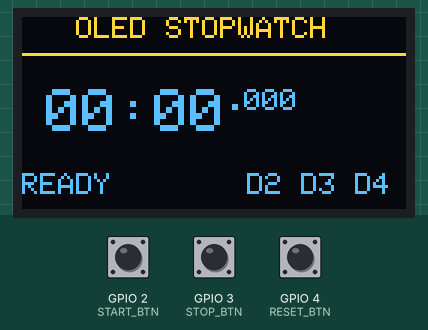
Bench run of a sketch on a simulated ESP32. On the bench: 128×64 one-colour display. Inputs (shaded band) come from the test bench; at power-on: GPIO 2 (START_BTN) HIGH, GPIO 3 (STOP_BTN) HIGH, GPIO 4 (RESET_BTN) HIGH. The OLED is the two-colour kind (top 16 rows yellow).

Above: at 1.2 s.
1.3 s: GPIO 2 (START_BTN) pulled LOW for 0.15 s
At 1.68 s:
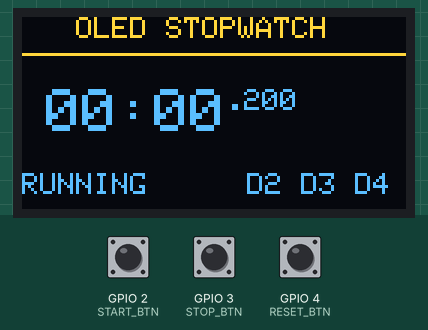
2.0 s: GPIO 3 (STOP_BTN) pulled LOW for 0.15 s
At 3.4 s:
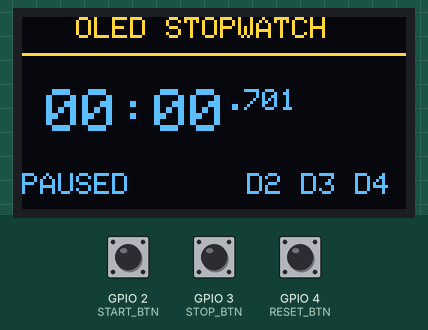
3.7 s: GPIO 2 (START_BTN) pulled LOW for 1 s
At 4.82 s:
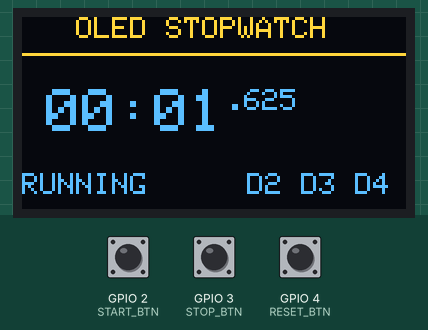
5.3 s: GPIO 3 (STOP_BTN) pulled LOW for 1 s
At 7.0 s:
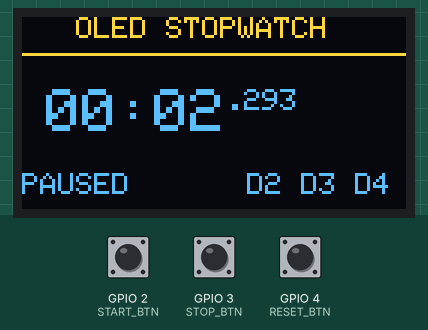
7.8 s: GPIO 4 (RESET_BTN) pulled LOW for 0.15 s
At 9.0 s:
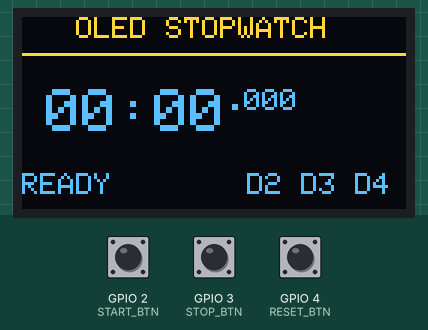
Timing chart, 0 to 10.5 s (numbered marks = the images above; inputs shaded):
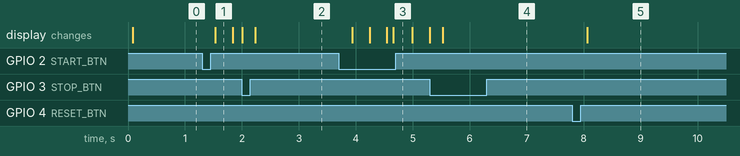

The sketch:

firmware.ino
```cpp
#include <Wire.h>
#include <Adafruit_GFX.h>
#include <Adafruit_SSD1306.h>

#define SCREEN_WIDTH 128
#define SCREEN_HEIGHT 64
#define OLED_RESET -1

#define SDA_PIN 6
#define SCL_PIN 5

#define START_BTN 2
#define STOP_BTN  3
#define RESET_BTN 4

Adafruit_SSD1306 display(
  SCREEN_WIDTH,
  SCREEN_HEIGHT,
  &Wire,
  OLED_RESET
);

unsigned long startTime = 0;
unsigned long elapsedTime = 0;

bool running = false;

void setup() {
  Serial.begin(115200);

  pinMode(START_BTN, INPUT_PULLUP);
  pinMode(STOP_BTN, INPUT_PULLUP);
  pinMode(RESET_BTN, INPUT_PULLUP);

  Wire.begin(SDA_PIN, SCL_PIN);

  if (!display.begin(SSD1306_SWITCHCAPVCC, 0x3C)) {
    Serial.println("OLED initialization failed");
    while (true);
  }

  display.clearDisplay();
  display.setTextColor(SSD1306_WHITE);
  display.display();

  showTime();
}

void loop() {
  // Start
  if (digitalRead(START_BTN) == LOW && !running) {
    startTime = millis() - elapsedTime;
    running = true;
    delay(200);
  }

  // Stop
  if (digitalRead(STOP_BTN) == LOW && running) {
    elapsedTime = millis() - startTime;
    running = false;
    delay(200);
  }

  // Reset
  if (digitalRead(RESET_BTN) == LOW) {
    elapsedTime = 0;
    running = false;
    delay(200);
  }

  if (running) {
    elapsedTime = millis() - startTime;
  }

  showTime();
  delay(30);
}

void showTime() {
  unsigned long totalMs = elapsedTime;

  unsigned int minutes = totalMs / 60000;
  unsigned int seconds = (totalMs / 1000) % 60;
  unsigned int milliseconds = totalMs % 1000;

  display.clearDisplay();

  // Title
  display.setTextSize(1);
  display.setCursor(0, 0);
  display.println("   OLED STOPWATCH");

  display.drawLine(0, 12, 127, 12, SSD1306_WHITE);

  // Time display
  display.setTextSize(2);
  display.setCursor(8, 24);

  if (minutes < 10) display.print("0");
  display.print(minutes);
  display.print(":");

  if (seconds < 10) display.print("0");
  display.print(seconds);

  display.setTextSize(1);
  display.print(".");
  if (milliseconds < 100) display.print("0");
  if (milliseconds < 10) display.print("0");
  display.print(milliseconds);

  // Status
  display.setCursor(0, 52);

  if (running) {
    display.print("RUNNING");
  } else if (elapsedTime > 0) {
    display.print("PAUSED");
  } else {
    display.print("READY");
  }

  display.setCursor(75, 52);
  display.print("D2 D3 D4");

  display.display();
}
```

Measured:
- after the input at 1.3 s, the display: changes after 0.23 s (image 1)
- after the input at 3.7 s, the display: first changes after 0.23 s (image 3 shows a later state)
- after the input at 5.3 s, the display: first differs from a run without the input after 0.23 s (image 4)
- after the input at 7.8 s, the display: changes after 0.26 s (image 5)
